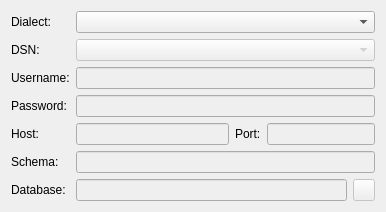
<?xml version="1.0" encoding="UTF-8"?>
<!--
######################################################################################################################
# Copyright (C) 2017-2022 Spine project consortium
# This file is part of Spine Items.
# Spine Items is free software: you can redistribute it and\/or modify it under the terms of the GNU Lesser General
# Public License as published by the Free Software Foundation, either version 3 of the License, or (at your option)
# any later version. This program is distributed in the hope that it will be useful, but WITHOUT ANY WARRANTY;
# without even the implied warranty of MERCHANTABILITY or FITNESS FOR A PARTICULAR PURPOSE. See the GNU Lesser General
# Public License for more details. You should have received a copy of the GNU Lesser General Public License along with
# this program. If not, see <http:\/\/www.gnu.org\/licenses\/>.
######################################################################################################################
-->
<ui version="4.0">
 <class>Form</class>
 <widget class="QWidget" name="Form">
  <property name="geometry">
   <rect>
    <x>0</x>
    <y>0</y>
    <width>386</width>
    <height>212</height>
   </rect>
  </property>
  <property name="windowTitle">
   <string>Form</string>
  </property>
  <layout class="QFormLayout" name="formLayout">
   <item row="0" column="0">
    <widget class="QLabel" name="label_dialect">
     <property name="text">
      <string>Dialect:</string>
     </property>
    </widget>
   </item>
   <item row="0" column="1">
    <widget class="QComboBox" name="comboBox_dialect"/>
   </item>
   <item row="1" column="0">
    <widget class="QLabel" name="label_dsn">
     <property name="text">
      <string>DSN:</string>
     </property>
    </widget>
   </item>
   <item row="1" column="1">
    <widget class="QComboBox" name="comboBox_dsn">
     <property name="enabled">
      <bool>false</bool>
     </property>
    </widget>
   </item>
   <item row="2" column="0">
    <widget class="QLabel" name="label_username">
     <property name="text">
      <string>Username:</string>
     </property>
    </widget>
   </item>
   <item row="2" column="1">
    <widget class="QLineEdit" name="lineEdit_username">
     <property name="enabled">
      <bool>false</bool>
     </property>
     <property name="clearButtonEnabled">
      <bool>true</bool>
     </property>
    </widget>
   </item>
   <item row="3" column="0">
    <widget class="QLabel" name="label_password">
     <property name="text">
      <string>Password:</string>
     </property>
    </widget>
   </item>
   <item row="3" column="1">
    <widget class="QLineEdit" name="lineEdit_password">
     <property name="enabled">
      <bool>false</bool>
     </property>
     <property name="echoMode">
      <enum>QLineEdit::Password</enum>
     </property>
     <property name="clearButtonEnabled">
      <bool>true</bool>
     </property>
    </widget>
   </item>
   <item row="4" column="0">
    <widget class="QLabel" name="label_host">
     <property name="text">
      <string>Host:</string>
     </property>
    </widget>
   </item>
   <item row="4" column="1">
    <layout class="QHBoxLayout" name="horizontalLayout">
     <item>
      <widget class="QLineEdit" name="lineEdit_host">
       <property name="enabled">
        <bool>false</bool>
       </property>
       <property name="clearButtonEnabled">
        <bool>true</bool>
       </property>
      </widget>
     </item>
     <item>
      <widget class="QLabel" name="label_port">
       <property name="text">
        <string>Port:</string>
       </property>
      </widget>
     </item>
     <item>
      <widget class="QLineEdit" name="lineEdit_port">
       <property name="enabled">
        <bool>false</bool>
       </property>
       <property name="sizePolicy">
        <sizepolicy hsizetype="Preferred" vsizetype="Fixed">
         <horstretch>0</horstretch>
         <verstretch>0</verstretch>
        </sizepolicy>
       </property>
       <property name="inputMethodHints">
        <set>Qt::ImhNone</set>
       </property>
      </widget>
     </item>
    </layout>
   </item>
   <item row="5" column="0">
    <widget class="QLabel" name="schema_label">
     <property name="text">
      <string>Schema:</string>
     </property>
    </widget>
   </item>
   <item row="5" column="1">
    <widget class="QLineEdit" name="schema_line_edit">
     <property name="enabled">
      <bool>false</bool>
     </property>
     <property name="clearButtonEnabled">
      <bool>true</bool>
     </property>
    </widget>
   </item>
   <item row="6" column="0">
    <widget class="QLabel" name="label_database">
     <property name="text">
      <string>Database:</string>
     </property>
    </widget>
   </item>
   <item row="6" column="1">
    <layout class="QHBoxLayout" name="horizontalLayout_4">
     <item>
      <widget class="FileDropTargetLineEdit" name="lineEdit_database">
       <property name="enabled">
        <bool>false</bool>
       </property>
       <property name="cursor">
        <cursorShape>IBeamCursor</cursorShape>
       </property>
       <property name="clearButtonEnabled">
        <bool>true</bool>
       </property>
      </widget>
     </item>
     <item>
      <widget class="QToolButton" name="toolButton_select_sqlite_file">
       <property name="enabled">
        <bool>false</bool>
       </property>
       <property name="sizePolicy">
        <sizepolicy hsizetype="Expanding" vsizetype="Fixed">
         <horstretch>0</horstretch>
         <verstretch>0</verstretch>
        </sizepolicy>
       </property>
       <property name="minimumSize">
        <size>
         <width>22</width>
         <height>22</height>
        </size>
       </property>
       <property name="maximumSize">
        <size>
         <width>22</width>
         <height>22</height>
        </size>
       </property>
       <property name="toolTip">
        <string>&lt;html&gt;&lt;head/&gt;&lt;body&gt;&lt;p&gt;Select SQLite file&lt;/p&gt;&lt;/body&gt;&lt;/html&gt;</string>
       </property>
       <property name="icon">
        <iconset resource="resources/resources_icons.qrc">
         <normaloff>:/icons/folder-open-solid.svg</normaloff>:/icons/folder-open-solid.svg</iconset>
       </property>
      </widget>
     </item>
    </layout>
   </item>
  </layout>
 </widget>
 <customwidgets>
  <customwidget>
   <class>FileDropTargetLineEdit</class>
   <extends>QLineEdit</extends>
   <header>spine_items/widgets.h</header>
  </customwidget>
 </customwidgets>
 <tabstops>
  <tabstop>comboBox_dialect</tabstop>
  <tabstop>comboBox_dsn</tabstop>
  <tabstop>lineEdit_username</tabstop>
  <tabstop>lineEdit_password</tabstop>
  <tabstop>lineEdit_host</tabstop>
  <tabstop>lineEdit_port</tabstop>
  <tabstop>schema_line_edit</tabstop>
  <tabstop>lineEdit_database</tabstop>
  <tabstop>toolButton_select_sqlite_file</tabstop>
 </tabstops>
 <resources>
  <include location="resources/resources_icons.qrc"/>
 </resources>
 <connections/>
</ui>
